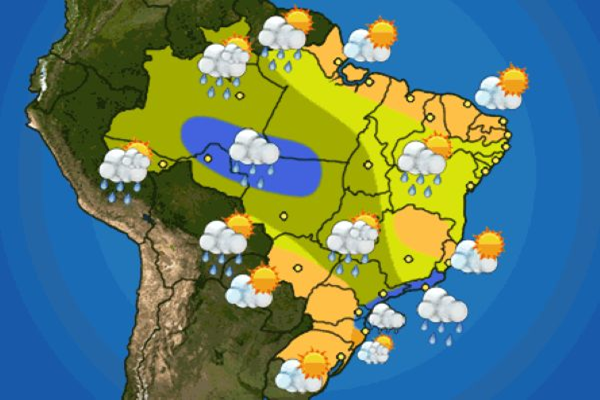
#> input picture aps1/Figuras_APS1/Fig_APS1_2a.bmp, 600 x 400 px, found by its file name
$ python ex2.py
#> lines starting #> are read from the running program, lines starting #| are printed output that depends on the picture
import cv2
import matplotlib.pyplot as plt
import numpy as np

img = cv2.imread("Visao_de_maquina/aps1/Figuras_APS1/Fig_APS1_2a.bmp", cv2.IMREAD_COLOR)
#> img is the input picture: shape (400, 600, 3); mean B, G, R 111.3, 125.3, 93.4
if img is None:
    print("File 1 not found. Bye!")
    exit(0)
img2 = cv2.imread("Visao_de_maquina/aps1/Figuras_APS1/Fig_APS1_2b.bmp", cv2.IMREAD_COLOR)
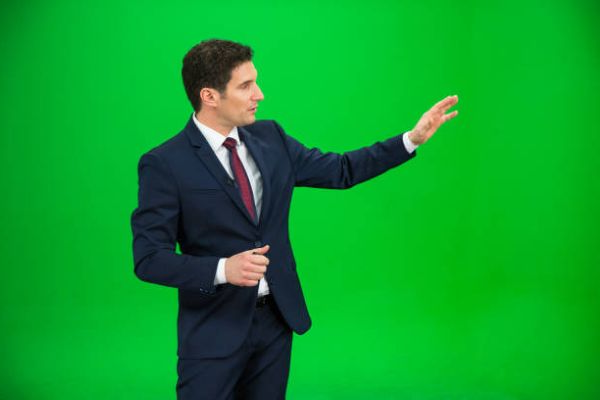
#> input picture aps1/Figuras_APS1/Fig_APS1_2b.bmp, 600 x 400 px, found by its file name
#> img2 is the input picture: shape (400, 600, 3); mean B, G, R 42.9, 157.9, 11.7
if img2 is None:
    print("File 2 not found. Bye!")
    exit(0)

[B,G,R] = cv2.split(img)
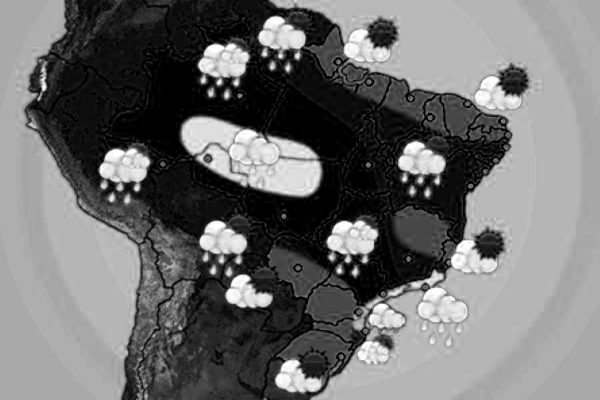
#> B: shape (400, 600); min 0, max 255, mean 111.3
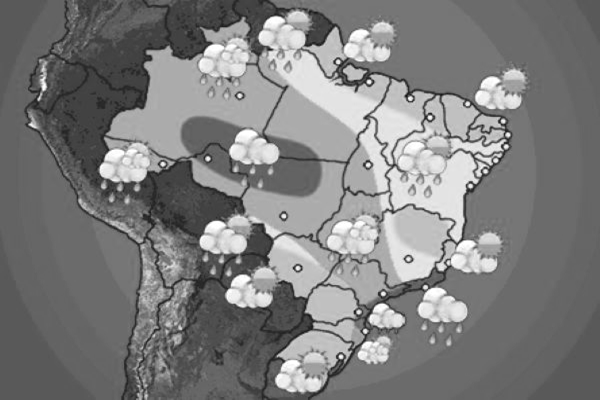
#> G: shape (400, 600); min 22, max 255, mean 125.3
[B2,G2,R2] = cv2.split(img2)
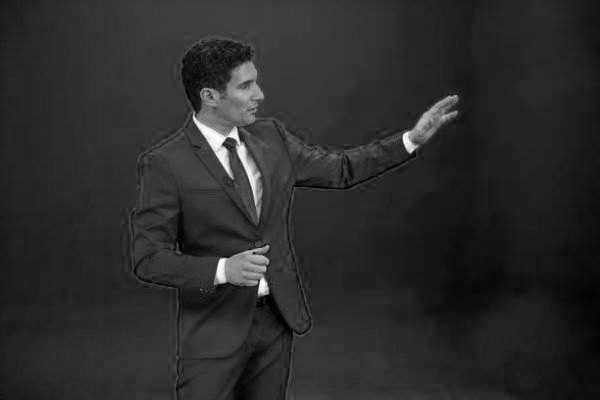
#> B2: shape (400, 600); min 0, max 255, mean 42.9
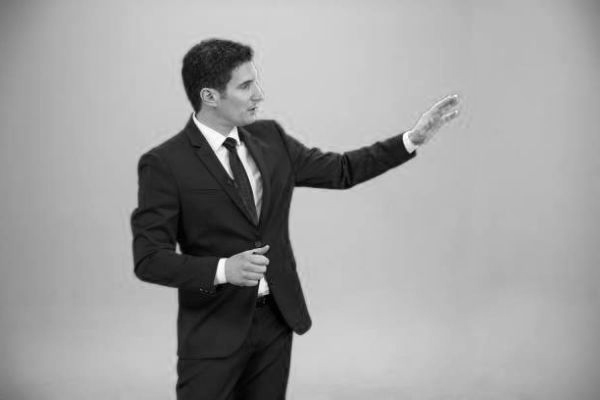
#> G2: shape (400, 600); min 0, max 255, mean 157.9
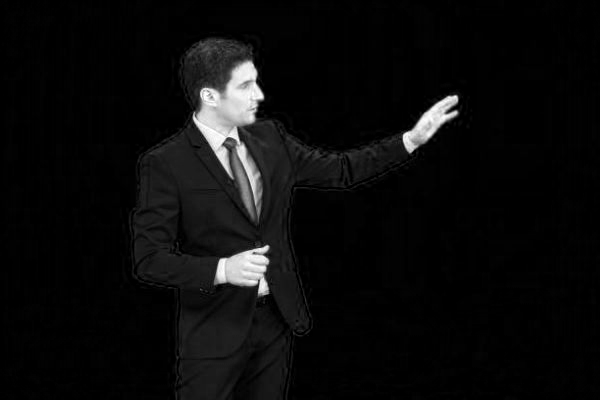
#> R2: shape (400, 600); min 0, max 255, mean 11.7

(h, w, c) = img.shape
#> h = 400; w = 600; c = 3
print("Height = ", h)
#| Height =  400
print("Width = ", w)
#| Width =  600
img_out = np.zeros((h, w, c), dtype=np.uint8)

for i in range(h):
    for j in range(w):
            if G2[i, j] > 110 and R2[i, j] < 110 and B2[i, j] < 110:
                img_out[i, j] = [B[i, j],G[i, j],R[i, j]]
            else:
                img_out[i, j] = [B2[i, j],G2[i, j],R2[i, j]]
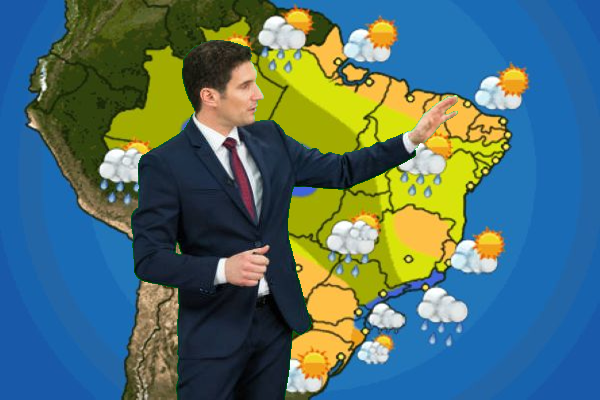
#> img_out: shape (400, 600, 3); mean B, G, R 108.6, 111.2, 79.4
img_out = cv2.cvtColor(img_out, cv2.COLOR_BGR2RGB)
plt.figure('Fig Out')
plt.imshow(img_out)
plt.show()
